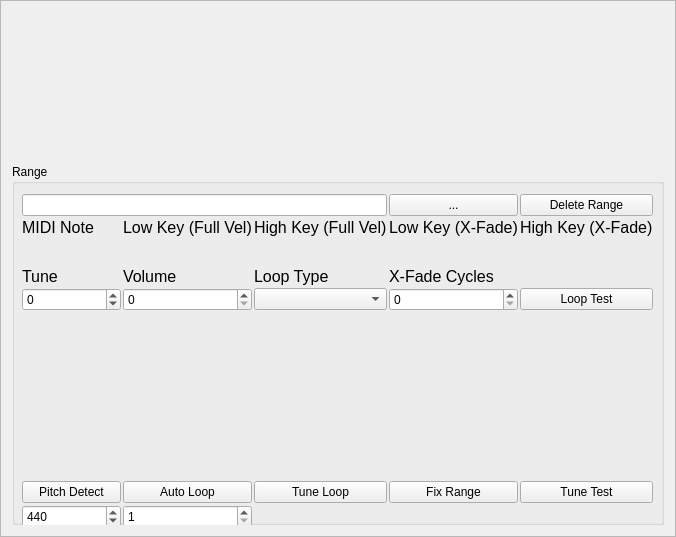
<?xml version="1.0" encoding="UTF-8"?>
<ui version="4.0">
 <class>CKeyLayoutControl</class>
 <widget class="QFrame" name="CKeyLayoutControl">
  <property name="geometry">
   <rect>
    <x>0</x>
    <y>0</y>
    <width>676</width>
    <height>537</height>
   </rect>
  </property>
  <property name="windowTitle">
   <string>Frame</string>
  </property>
  <property name="frameShape">
   <enum>QFrame::StyledPanel</enum>
  </property>
  <property name="frameShadow">
   <enum>QFrame::Raised</enum>
  </property>
  <layout class="QVBoxLayout" name="verticalLayout">
   <item>
    <widget class="CKeyRangesControl" name="KeyLayout" native="true">
     <property name="sizePolicy">
      <sizepolicy hsizetype="Expanding" vsizetype="Fixed">
       <horstretch>0</horstretch>
       <verstretch>0</verstretch>
      </sizepolicy>
     </property>
     <property name="minimumSize">
      <size>
       <width>0</width>
       <height>146</height>
      </size>
     </property>
    </widget>
   </item>
   <item>
    <widget class="QGroupBox" name="groupBox">
     <property name="sizePolicy">
      <sizepolicy hsizetype="Expanding" vsizetype="Expanding">
       <horstretch>0</horstretch>
       <verstretch>0</verstretch>
      </sizepolicy>
     </property>
     <property name="title">
      <string>Range</string>
     </property>
     <widget class="QWidget" name="gridLayoutWidget">
      <property name="geometry">
       <rect>
        <x>10</x>
        <y>30</y>
        <width>631</width>
        <height>334</height>
       </rect>
      </property>
      <layout class="QGridLayout" name="gridLayout">
       <property name="spacing">
        <number>2</number>
       </property>
       <item row="7" column="1">
        <widget class="QSpinBox" name="LoopCyclesSpin">
         <property name="minimum">
          <number>1</number>
         </property>
        </widget>
       </item>
       <item row="3" column="3">
        <widget class="QLabel" name="label_9">
         <property name="sizePolicy">
          <sizepolicy hsizetype="Preferred" vsizetype="Fixed">
           <horstretch>0</horstretch>
           <verstretch>0</verstretch>
          </sizepolicy>
         </property>
         <property name="font">
          <font>
           <pointsize>12</pointsize>
          </font>
         </property>
         <property name="text">
          <string>X-Fade Cycles</string>
         </property>
         <property name="alignment">
          <set>Qt::AlignBottom|Qt::AlignLeading|Qt::AlignLeft</set>
         </property>
        </widget>
       </item>
       <item row="1" column="0">
        <widget class="QLabel" name="label">
         <property name="sizePolicy">
          <sizepolicy hsizetype="Preferred" vsizetype="Fixed">
           <horstretch>0</horstretch>
           <verstretch>0</verstretch>
          </sizepolicy>
         </property>
         <property name="font">
          <font>
           <pointsize>12</pointsize>
          </font>
         </property>
         <property name="text">
          <string>MIDI Note</string>
         </property>
         <property name="alignment">
          <set>Qt::AlignBottom|Qt::AlignLeading|Qt::AlignLeft</set>
         </property>
        </widget>
       </item>
       <item row="0" column="4">
        <widget class="QPushButton" name="DeleteButton">
         <property name="focusPolicy">
          <enum>Qt::NoFocus</enum>
         </property>
         <property name="text">
          <string>Delete Range</string>
         </property>
        </widget>
       </item>
       <item row="4" column="0">
        <widget class="QSpinBox" name="TuneSpin">
         <property name="minimum">
          <number>-100</number>
         </property>
         <property name="maximum">
          <number>100</number>
         </property>
        </widget>
       </item>
       <item row="3" column="1">
        <widget class="QLabel" name="label_7">
         <property name="sizePolicy">
          <sizepolicy hsizetype="Preferred" vsizetype="Fixed">
           <horstretch>0</horstretch>
           <verstretch>0</verstretch>
          </sizepolicy>
         </property>
         <property name="font">
          <font>
           <pointsize>12</pointsize>
          </font>
         </property>
         <property name="text">
          <string>Volume</string>
         </property>
         <property name="alignment">
          <set>Qt::AlignBottom|Qt::AlignLeading|Qt::AlignLeft</set>
         </property>
        </widget>
       </item>
       <item row="0" column="3">
        <widget class="QPushButton" name="OpenButton">
         <property name="focusPolicy">
          <enum>Qt::NoFocus</enum>
         </property>
         <property name="text">
          <string>...</string>
         </property>
        </widget>
       </item>
       <item row="3" column="2">
        <widget class="QLabel" name="label_8">
         <property name="sizePolicy">
          <sizepolicy hsizetype="Preferred" vsizetype="Fixed">
           <horstretch>0</horstretch>
           <verstretch>0</verstretch>
          </sizepolicy>
         </property>
         <property name="font">
          <font>
           <pointsize>12</pointsize>
          </font>
         </property>
         <property name="text">
          <string>Loop Type</string>
         </property>
         <property name="alignment">
          <set>Qt::AlignBottom|Qt::AlignLeading|Qt::AlignLeft</set>
         </property>
        </widget>
       </item>
       <item row="4" column="2">
        <widget class="QComboBox" name="LoopTypeCombo"/>
       </item>
       <item row="1" column="4">
        <widget class="QLabel" name="label_5">
         <property name="sizePolicy">
          <sizepolicy hsizetype="Preferred" vsizetype="Fixed">
           <horstretch>0</horstretch>
           <verstretch>0</verstretch>
          </sizepolicy>
         </property>
         <property name="font">
          <font>
           <pointsize>12</pointsize>
          </font>
         </property>
         <property name="text">
          <string>High Key (X-Fade)</string>
         </property>
         <property name="alignment">
          <set>Qt::AlignBottom|Qt::AlignLeading|Qt::AlignLeft</set>
         </property>
        </widget>
       </item>
       <item row="5" column="0" colspan="5">
        <widget class="CWaveEditWidget" name="WaveEditWidget" native="true">
         <property name="minimumSize">
          <size>
           <width>0</width>
           <height>140</height>
          </size>
         </property>
        </widget>
       </item>
       <item row="6" column="3">
        <widget class="QPushButton" name="FixRangeButton">
         <property name="focusPolicy">
          <enum>Qt::NoFocus</enum>
         </property>
         <property name="text">
          <string>Fix Range</string>
         </property>
        </widget>
       </item>
       <item row="6" column="1">
        <widget class="QPushButton" name="AutoLoopButton">
         <property name="focusPolicy">
          <enum>Qt::NoFocus</enum>
         </property>
         <property name="text">
          <string>Auto Loop</string>
         </property>
        </widget>
       </item>
       <item row="2" column="0">
        <widget class="CMIDINoteEdit" name="MIDINoteEdit" native="true">
         <property name="sizePolicy">
          <sizepolicy hsizetype="Preferred" vsizetype="Preferred">
           <horstretch>0</horstretch>
           <verstretch>0</verstretch>
          </sizepolicy>
         </property>
         <property name="maximumSize">
          <size>
           <width>16777215</width>
           <height>26</height>
          </size>
         </property>
        </widget>
       </item>
       <item row="6" column="2">
        <widget class="QPushButton" name="TuneLoopButton">
         <property name="focusPolicy">
          <enum>Qt::NoFocus</enum>
         </property>
         <property name="text">
          <string>Tune Loop</string>
         </property>
        </widget>
       </item>
       <item row="7" column="0">
        <widget class="QSpinBox" name="PitchDetectSpin">
         <property name="minimum">
          <number>0</number>
         </property>
         <property name="maximum">
          <number>1000</number>
         </property>
         <property name="value">
          <number>440</number>
         </property>
        </widget>
       </item>
       <item row="6" column="0">
        <widget class="QPushButton" name="PitchDetectButton">
         <property name="focusPolicy">
          <enum>Qt::NoFocus</enum>
         </property>
         <property name="text">
          <string>Pitch Detect</string>
         </property>
        </widget>
       </item>
       <item row="0" column="0" colspan="3">
        <widget class="QLineEdit" name="FilenameEdit">
         <property name="readOnly">
          <bool>true</bool>
         </property>
        </widget>
       </item>
       <item row="1" column="3">
        <widget class="QLabel" name="label_4">
         <property name="sizePolicy">
          <sizepolicy hsizetype="Preferred" vsizetype="Fixed">
           <horstretch>0</horstretch>
           <verstretch>0</verstretch>
          </sizepolicy>
         </property>
         <property name="font">
          <font>
           <pointsize>12</pointsize>
          </font>
         </property>
         <property name="text">
          <string>Low Key (X-Fade)</string>
         </property>
         <property name="alignment">
          <set>Qt::AlignBottom|Qt::AlignLeading|Qt::AlignLeft</set>
         </property>
        </widget>
       </item>
       <item row="4" column="3">
        <widget class="QSpinBox" name="XFadeCyclesSpin"/>
       </item>
       <item row="4" column="4">
        <widget class="QPushButton" name="LoopTestButton">
         <property name="focusPolicy">
          <enum>Qt::NoFocus</enum>
         </property>
         <property name="text">
          <string>Loop Test</string>
         </property>
         <property name="checkable">
          <bool>true</bool>
         </property>
        </widget>
       </item>
       <item row="6" column="4">
        <widget class="QPushButton" name="TuneTestButton">
         <property name="focusPolicy">
          <enum>Qt::NoFocus</enum>
         </property>
         <property name="text">
          <string>Tune Test</string>
         </property>
         <property name="checkable">
          <bool>true</bool>
         </property>
        </widget>
       </item>
       <item row="4" column="1">
        <widget class="QSpinBox" name="VolSpin">
         <property name="maximum">
          <number>200</number>
         </property>
        </widget>
       </item>
       <item row="1" column="2">
        <widget class="QLabel" name="label_3">
         <property name="sizePolicy">
          <sizepolicy hsizetype="Preferred" vsizetype="Fixed">
           <horstretch>0</horstretch>
           <verstretch>0</verstretch>
          </sizepolicy>
         </property>
         <property name="font">
          <font>
           <pointsize>12</pointsize>
          </font>
         </property>
         <property name="text">
          <string>High Key (Full Vel)</string>
         </property>
         <property name="alignment">
          <set>Qt::AlignBottom|Qt::AlignLeading|Qt::AlignLeft</set>
         </property>
        </widget>
       </item>
       <item row="3" column="0">
        <widget class="QLabel" name="label_6">
         <property name="sizePolicy">
          <sizepolicy hsizetype="Preferred" vsizetype="Fixed">
           <horstretch>0</horstretch>
           <verstretch>0</verstretch>
          </sizepolicy>
         </property>
         <property name="font">
          <font>
           <pointsize>12</pointsize>
          </font>
         </property>
         <property name="text">
          <string>Tune</string>
         </property>
         <property name="alignment">
          <set>Qt::AlignBottom|Qt::AlignLeading|Qt::AlignLeft</set>
         </property>
        </widget>
       </item>
       <item row="1" column="1">
        <widget class="QLabel" name="label_2">
         <property name="sizePolicy">
          <sizepolicy hsizetype="Preferred" vsizetype="Fixed">
           <horstretch>0</horstretch>
           <verstretch>0</verstretch>
          </sizepolicy>
         </property>
         <property name="font">
          <font>
           <pointsize>12</pointsize>
          </font>
         </property>
         <property name="text">
          <string>Low Key (Full Vel)</string>
         </property>
         <property name="alignment">
          <set>Qt::AlignBottom|Qt::AlignLeading|Qt::AlignLeft</set>
         </property>
        </widget>
       </item>
       <item row="2" column="1">
        <widget class="CMIDINoteEdit" name="LowKeyFullEdit" native="true">
         <property name="sizePolicy">
          <sizepolicy hsizetype="Preferred" vsizetype="Preferred">
           <horstretch>0</horstretch>
           <verstretch>0</verstretch>
          </sizepolicy>
         </property>
         <property name="maximumSize">
          <size>
           <width>16777215</width>
           <height>26</height>
          </size>
         </property>
        </widget>
       </item>
       <item row="2" column="2">
        <widget class="CMIDINoteEdit" name="HighKeyFullEdit" native="true">
         <property name="sizePolicy">
          <sizepolicy hsizetype="Preferred" vsizetype="Preferred">
           <horstretch>0</horstretch>
           <verstretch>0</verstretch>
          </sizepolicy>
         </property>
         <property name="maximumSize">
          <size>
           <width>16777215</width>
           <height>26</height>
          </size>
         </property>
        </widget>
       </item>
       <item row="2" column="3">
        <widget class="CMIDINoteEdit" name="LowKeyXEdit" native="true">
         <property name="sizePolicy">
          <sizepolicy hsizetype="Preferred" vsizetype="Preferred">
           <horstretch>0</horstretch>
           <verstretch>0</verstretch>
          </sizepolicy>
         </property>
         <property name="maximumSize">
          <size>
           <width>16777215</width>
           <height>26</height>
          </size>
         </property>
        </widget>
       </item>
       <item row="2" column="4">
        <widget class="CMIDINoteEdit" name="HighKeyXEdit" native="true">
         <property name="sizePolicy">
          <sizepolicy hsizetype="Preferred" vsizetype="Preferred">
           <horstretch>0</horstretch>
           <verstretch>0</verstretch>
          </sizepolicy>
         </property>
         <property name="maximumSize">
          <size>
           <width>16777215</width>
           <height>26</height>
          </size>
         </property>
        </widget>
       </item>
      </layout>
     </widget>
    </widget>
   </item>
  </layout>
 </widget>
 <customwidgets>
  <customwidget>
   <class>CWaveEditWidget</class>
   <extends>QWidget</extends>
   <header>cwaveeditwidget.h</header>
   <container>1</container>
  </customwidget>
  <customwidget>
   <class>CKeyRangesControl</class>
   <extends>QWidget</extends>
   <header>ckeyrangescontrol.h</header>
   <container>1</container>
  </customwidget>
  <customwidget>
   <class>CMIDINoteEdit</class>
   <extends>QWidget</extends>
   <header>cmidinoteedit.h</header>
   <container>1</container>
  </customwidget>
 </customwidgets>
 <resources/>
 <connections/>
</ui>
